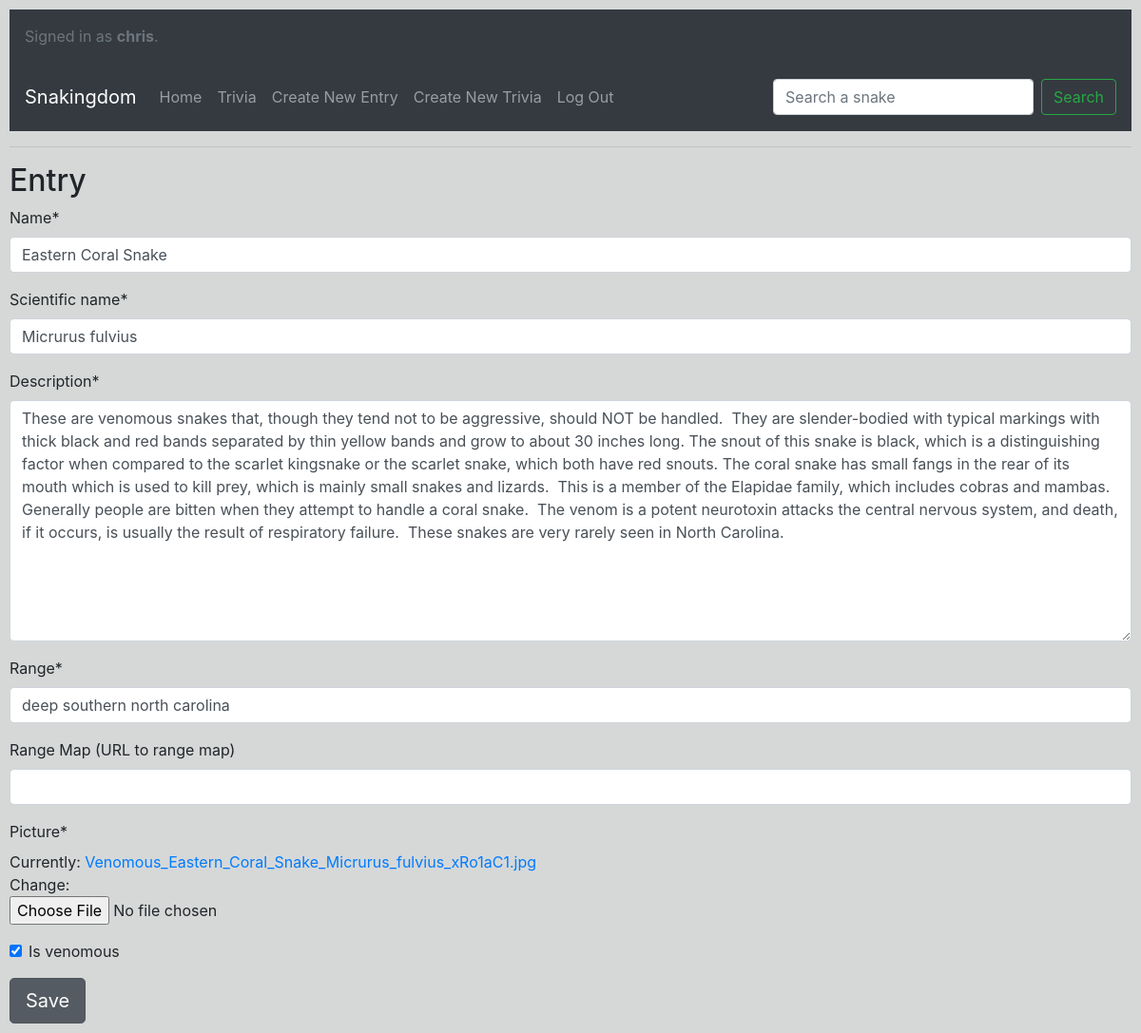
Page /edit/Eastern Coral Snake (signed in) on the committed database.
### ColdBlooded/models.py (models this page shows, shortened)
class User(AbstractUser):
    pass

class Snake(models.Model):
    name = models.CharField(max_length=128, default='')
    sciname = models.CharField(max_length=128, default='', verbose_name="scientific name")
    description = models.TextField(default ='')
    picture = models.ImageField()
    range = models.CharField(max_length=128,null=True)
    rangepic = models.URLField(blank=True, verbose_name="Range Map (URL to range map)")
    funfacts = models.TextField(null=True, blank=True)
    is_venomous = models.BooleanField(default=False)

### ColdBlooded/views.py (the view)
# urls.py: path("edit/<str:snake_name>", views.edit, name="edit"),
@login_required()
def edit(request, snake_name):
    content = Snake.objects.get(name=snake_name)
    form = CreateForm(initial={
        'name': content.name,
        'sciname': content.sciname,
        'description': content.description,
        'range': content.range,
        'picture': content.picture,
        'is_venomous': content.is_venomous
        })
    context = {
        'form': form
    }
    if request.method == "POST":
        form = CreateForm(request.POST, request.FILES, instance=content)
        if form.is_valid():
            form.save()
            return HttpResponseRedirect(reverse("detail", args=[content.id]))
        else:
            return render(request, "ColdBlooded/entry.html", context)
    else:
        return render(request, "ColdBlooded/entry.html", context)

### ColdBlooded/forms.py
class CreateForm(forms.ModelForm):
    class Meta:
        model = Snake
        fields = ['name', 'sciname', 'description', 'range', 'rangepic', 'picture', 'is_venomous']

### ColdBlooded/templates/ColdBlooded/entry.html (shortened to what this page needs)
{% extends "ColdBlooded/layout.html" %}
{% load crispy_forms_tags %}
{% block body %}
    <h2>Entry</h2>
    <form method="POST" enctype="multipart/form-data" class="uniForm">
        {{ form|crispy }}
        <input class="btn btn-secondary btn-lg active" role="button" aria-pressed="true" type="submit" value="Save">
    </form>
{% endblock %}

### ColdBlooded/templates/ColdBlooded/layout.html (shortened to what this page needs)
{% load static %}
<!DOCTYPE html>
<html lang="en">
    <head>
        <link href="{% static 'ColdBlooded/styles.css' %}" rel="stylesheet">
        <link rel="stylesheet" href="https://stackpath.bootstrapcdn.com/bootstrap/4.4.1/css/bootstrap.min.css">
    </head>
</html>
<body id="theme">
    <div class="bg-dark text-secondary p-3">
        {% if user.is_authenticated %}
            Signed in as <strong>{{ user.username }}</strong>.
        {% else %}
            Not signed in.
        {% endif %}
    </div>
    <div>
        <nav class="navbar navbar-expand-lg navbar-dark bg-dark p-3 mb-2">
            <a class="navbar-brand"  href="{% url 'index' %}">Snakingdom</a>
            <div class="collapse navbar-collapse" id="navbarSupportedContent">
                <ul class="navbar-nav mr-auto">
                    <li class="nav-item">
                        <a class="nav-link" href="{% url 'index' %}">Home</a>
                    </li>
                    <li class="nav-item">
                        <a class="nav-link" href="{% url 'trivia' %}">Trivia</a>
                    </li>
                    {% if user.is_authenticated %}
                        <li class="nav-item">
                            <a class="nav-link" href="{% url 'create' %}">Create New Entry</a>
                        </li>
                        <li class="nav-item">
                            <a class="nav-link" href="{% url 'newtrivia' %}">Create New Trivia</a>
                        </li>
                        <li class="nav-item">
                            <a class="nav-link" href="{% url 'logout' %}">Log Out</a>
                        </li>
                    {% endif %}
                </ul>
                <form class="d-flex" method="GET" action="{% url 'search' %}">
                <input class="form-control mr-sm-2" type="search" placeholder="Search a snake" aria-label="Search" name="search">
                <button class="btn btn-outline-success my-2 my-sm-0" type="submit">Search</button>
                </form>
            </div>
        </nav>
    </div>
    <hr>
    {% block body %}
    {% endblock %}
</body>

### ColdBlooded/static/ColdBlooded/styles.css (style rules this page uses)
body { padding: 10px; }
#theme { background-color: rgba(43, 56, 56, 0.192); }

### rows in the picture
User: username "chris"
Snake: name "Eastern Coral Snake", sciname "Micrurus fulvius", description "These are venomous snakes that, though they tend not to be aggressive, should NOT be handled. They are slender-bodied with typical markings with thick black and red bands separated by thin yellow bands and grow to about 30 inches long. The snout of this snake is black, which is a distinguishing factor when compared to the scarlet kingsnake or the scarlet snake, which both have red snouts. The coral snake has small fangs in the rear of its mouth which is used to kill prey, which is mainly small snakes and lizards. This is a member of the Elapidae family, which includes cobras and mambas. Generally people are bitten when they attempt to handle a coral snake. The venom is a potent neurotoxin…", range "deep southern north carolina", is_venomous "☑"
